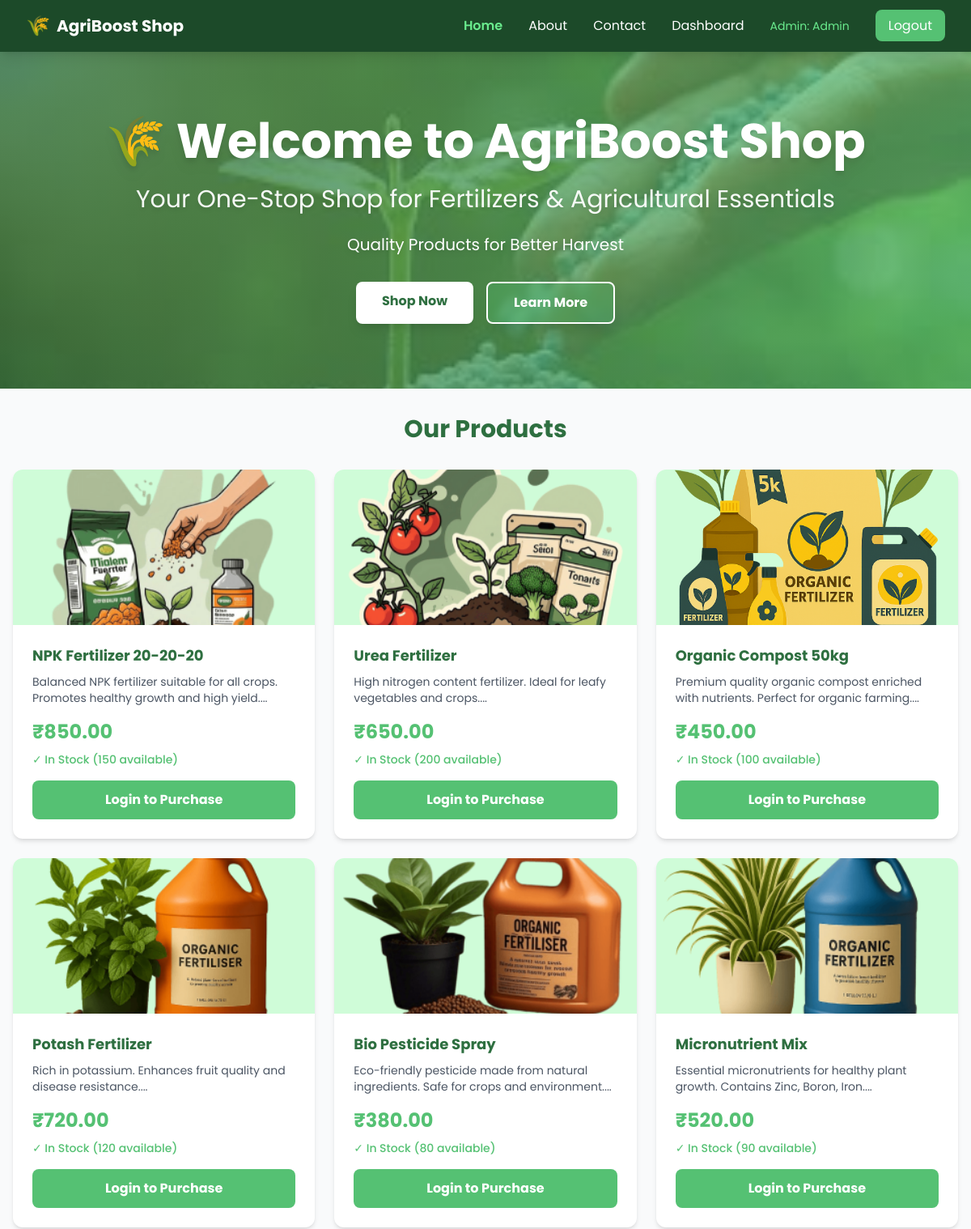
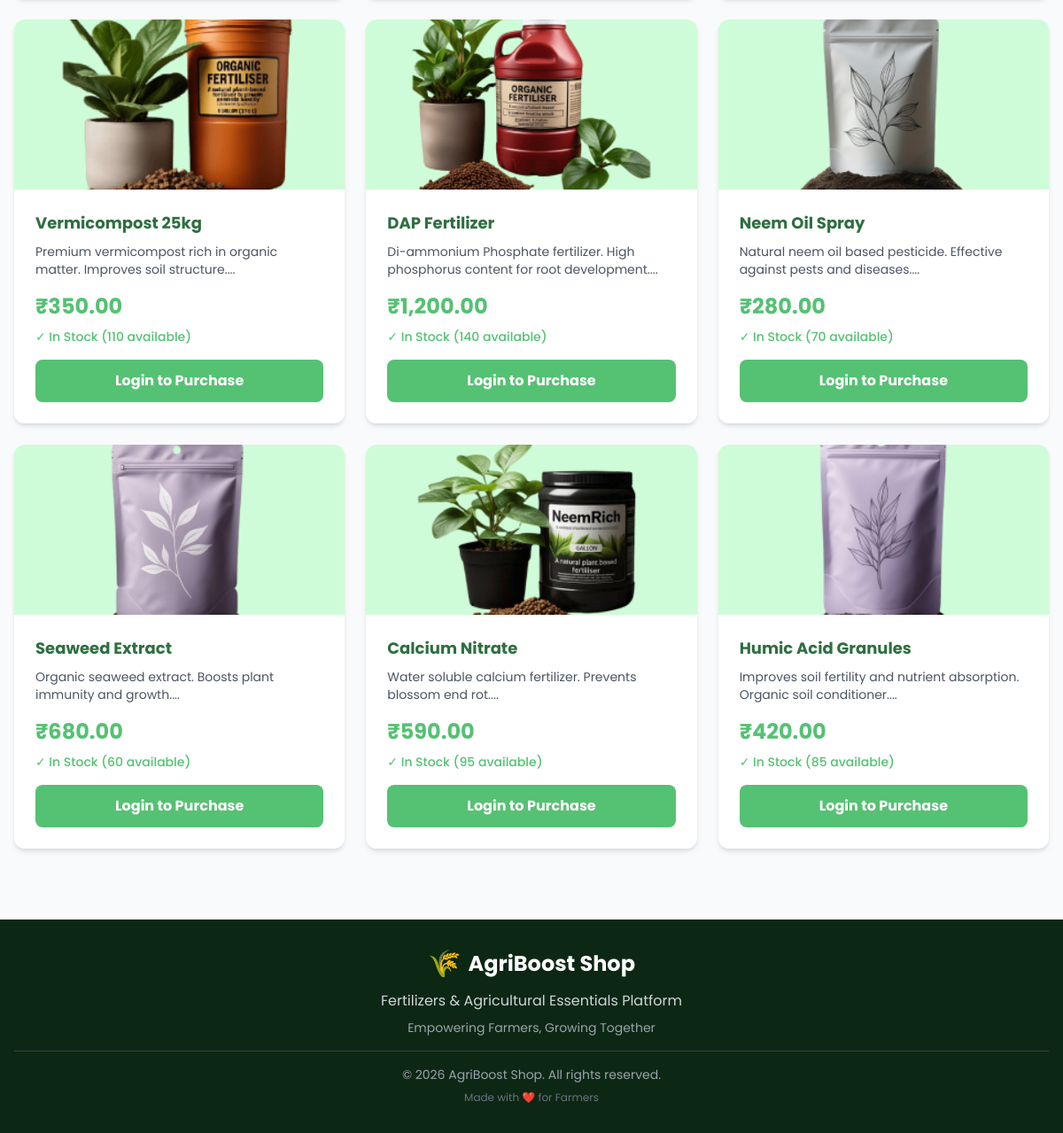
/ (signed in), run on the app's committed database (2 pictures, top to bottom).
### tables this page shows
CREATE TABLE products (
    id INT AUTO_INCREMENT PRIMARY KEY,
    name VARCHAR(200) NOT NULL,
    description TEXT,
    price DECIMAL(10, 2) NOT NULL,
    stock INT NOT NULL DEFAULT 0,
    image VARCHAR(255),
    category VARCHAR(100),
    created_at TIMESTAMP DEFAULT CURRENT_TIMESTAMP
);

### index.php (the view, shortened to what this page needs)
<?php
require_once 'config/db.php';
$sql = "SELECT * FROM products ORDER BY created_at DESC";
$result = $conn->query($sql);
include 'includes/header.php';
?>
<div class="relative bg-gradient-to-r from-agri-dark to-agri-primary text-white py-20 px-4 text-center overflow-hidden" style="background-image: url('images/bg-image1.jpeg'); background-size: cover; background-position: center; background-blend-mode: overlay;">
    <div class="absolute inset-0 bg-gradient-to-r from-agri-dark/80 to-agri-primary/70"></div>
    <div class="relative z-10">
        <h1 class="text-4xl md:text-6xl font-bold mb-6 drop-shadow-lg">🌾 Welcome to AgriBoost Shop</h1>
        <p class="text-xl md:text-3xl mb-4 opacity-95 drop-shadow-md">Your One-Stop Shop for Fertilizers & Agricultural Essentials</p>
        <p class="text-lg md:text-xl mt-6 drop-shadow-md">Quality Products for Better Harvest</p>
        <div class="mt-8 flex gap-4 justify-center flex-wrap">
            <a href="#products" class="bg-white text-agri-dark px-8 py-3 rounded-lg font-bold hover:bg-agri-light hover:text-white transition-all duration-300 shadow-lg">
                Shop Now
            </a>
            <a href="about.php" class="bg-agri-primary/30 backdrop-blur-sm border-2 border-white text-white px-8 py-3 rounded-lg font-bold hover:bg-white hover:text-agri-dark transition-all duration-300 shadow-lg">
                Learn More
            </a>
        </div>
    </div>
</div>
<div class="max-w-7xl mx-auto px-4 py-8" id="products">
    <h2 class="text-3xl font-bold text-agri-dark mb-8 text-center">Our Products</h2>
    <div class="grid grid-cols-1 sm:grid-cols-2 lg:grid-cols-3 xl:grid-cols-4 gap-6">
        <?php if ($result->num_rows > 0): ?>
            <?php while ($product = $result->fetch_assoc()): ?>
                <div class="bg-white rounded-xl shadow-md hover:shadow-xl transition-all duration-300 hover:-translate-y-2 overflow-hidden">
                    <div class="bg-agri-lightest h-48 flex items-center justify-center overflow-hidden">
                        <?php if ($product['image']): ?>
                            <img src="images/<?php echo htmlspecialchars($product['image']); ?>"
                                 alt="<?php echo htmlspecialchars($product['name']); ?>"
                                 class="w-full h-full object-cover">
                        <?php else: ?>
                            <span class="text-6xl">🌱</span>
                        <?php endif; ?>
                    </div>
                    <div class="p-6">
                        <h3 class="text-lg font-bold text-agri-dark mb-2 line-clamp-2">
                            <?php echo htmlspecialchars($product['name']); ?>
                        </h3>
                        <p class="text-gray-600 text-sm mb-4 line-clamp-3">
                            <?php echo htmlspecialchars(substr($product['description'], 0, 100)) . '...'; ?>
                        </p>
                        <div class="text-2xl font-bold text-agri-primary mb-2">
                            ₹<?php echo number_format($product['price'], 2); ?>
                        </div>
                        <div class="text-sm mb-4">
                            <?php if ($product['stock'] > 0): ?>
                                <span class="text-agri-primary font-medium">✓ In Stock (<?php echo $product['stock']; ?> available)</span>
                            <?php else: ?>
                                <span class="text-red-500 font-medium">✗ Out of Stock</span>
                            <?php endif; ?>
                        </div>
                        <?php if (isset($_SESSION['user_id'])): ?>
                            <form method="POST" action="user/cart.php">
                                <input type="hidden" name="product_id" value="<?php echo $product['id']; ?>">
                                <input type="hidden" name="action" value="add">
                                <button type="submit"
                                        class="w-full bg-agri-primary hover:bg-agri-medium text-white font-bold py-3 px-4 rounded-lg transition-all duration-300 disabled:bg-gray-400 disabled:cursor-not-allowed"
                                        <?php echo ($product['stock'] <= 0) ? 'disabled' : ''; ?>>
                                    Add to Cart
                                </button>
                            </form>
                        <?php else: ?>
                            <a href="user/login.php">
                                <button class="w-full bg-agri-primary hover:bg-agri-medium text-white font-bold py-3 px-4 rounded-lg transition-all duration-300">
                                    Login to Purchase
                                </button>
                            </a>
                        <?php endif; ?>
                    </div>
                </div>
            <?php endwhile; ?>
        <?php else: ?>
            <div class="col-span-full text-center py-12 text-gray-500">
                <p class="text-xl">No products available at the moment.</p>
            </div>
        <?php endif; ?>
    </div>
</div>
<?php include 'includes/footer.php'; ?>

### includes/header.php (style rules this page uses)
body { font-family: 'Poppins', sans-serif; }

### data on the page
products: image (picture), name "NPK Fertilizer 20-20-20", description "Balanced NPK fertilizer suitable for all crops. Promotes healthy growth and high yield.", price "850.00", stock "150"
products: image (picture), name "Urea Fertilizer", description "High nitrogen content fertilizer. Ideal for leafy vegetables and crops.", price "650.00", stock "200"
products: image (picture), name "Organic Compost 50kg", description "Premium quality organic compost enriched with nutrients. Perfect for organic farming.", price "450.00", stock "100"
products: image (picture), name "Potash Fertilizer", description "Rich in potassium. Enhances fruit quality and disease resistance.", price "720.00", stock "120"
products: image (picture), name "Bio Pesticide Spray", description "Eco-friendly pesticide made from natural ingredients. Safe for crops and environment.", price "380.00", stock "80"
products: image (picture), name "Micronutrient Mix", description "Essential micronutrients for healthy plant growth. Contains Zinc, Boron, Iron.", price "520.00", stock "90"
products: image (picture), name "Vermicompost 25kg", description "Premium vermicompost rich in organic matter. Improves soil structure.", price "350.00", stock "110"
products: image (picture), name "DAP Fertilizer", description "Di-ammonium Phosphate fertilizer. High phosphorus content for root development.", price "1,200.00", stock "140"
products: image (picture), name "Neem Oil Spray", description "Natural neem oil based pesticide. Effective against pests and diseases.", price "280.00", stock "70"
products: image (picture), name "Seaweed Extract", description "Organic seaweed extract. Boosts plant immunity and growth.", price "680.00", stock "60"
products: image (picture), name "Calcium Nitrate", description "Water soluble calcium fertilizer. Prevents blossom end rot.", price "590.00", stock "95"
products: image (picture), name "Humic Acid Granules", description "Improves soil fertility and nutrient absorption. Organic soil conditioner.", price "420.00", stock "85"

### other printed values
$_SESSION['admin_name'] "Admin"
